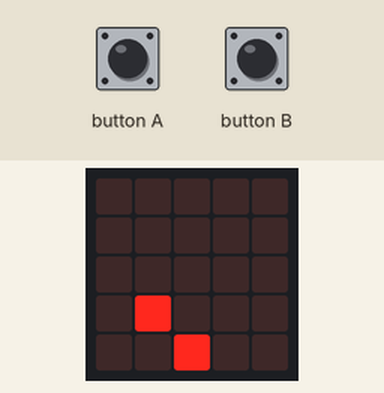
A program run on a simulated BBC micro:bit (MakeCode). On the bench: the board's 5×5 LED display. The test bench sets the inputs (shaded band). Random numbers come from a fixed seed; the 48×5 strip is a reading aid, not a part: it shows the text the display is scrolling, unrolled, one strip-width of it at a time.

Above: at 7.5 s.
7.6 s: button A pressed for 0.15 s
At 8.2 s:
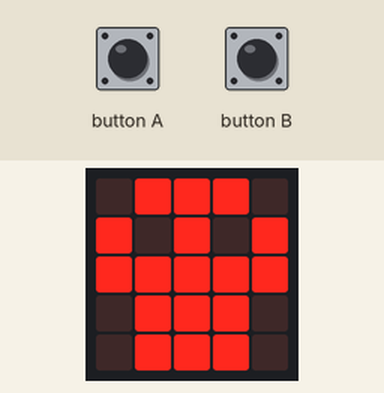
8.3 s: button B pressed for 0.15 s
At 8.67 s:
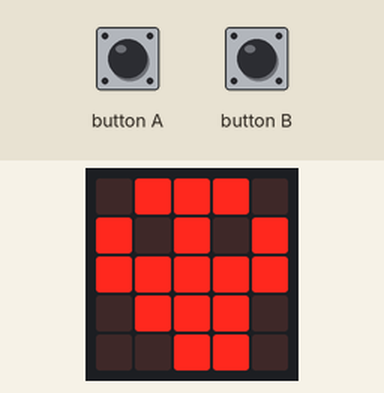
9.0 s: button A pressed for 0.15 s
At 9.37 s:
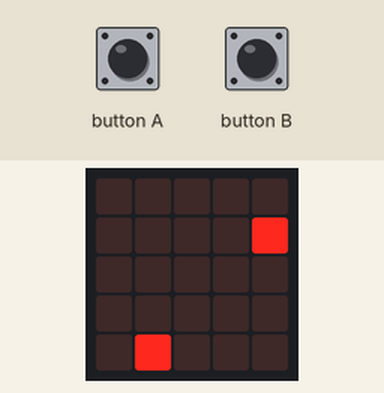
9.7 s: button B pressed for 0.15 s
At 10.27 s:
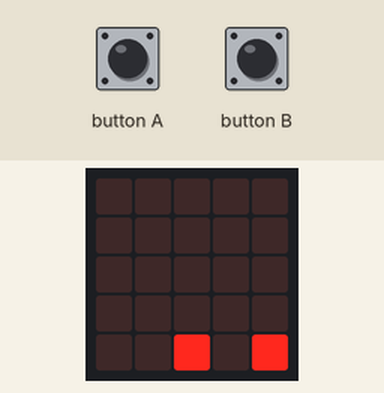
10.4 s: button A pressed for 0.15 s
At 10.89 s:
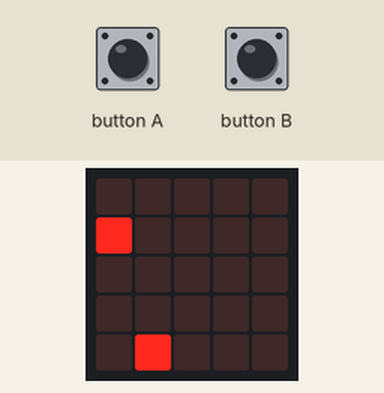
11.1 s: button B pressed for 0.15 s
At 11.49 s:
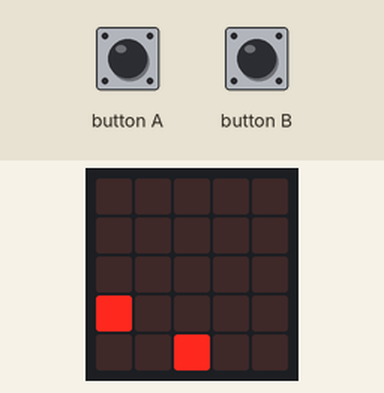

The program:

DodgeTheDot.py
```python
def on_button_pressed_a():
    global playerX
    if playerX > 0:
        led.unplot(playerX, 4)
        playerX += -1
        led.plot(playerX, 4)
input.on_button_pressed(Button.A, on_button_pressed_a)

def spawnDot():
    global dotX, dotY
    dotX = randint(0, 4)
    dotY = 0

def on_button_pressed_b():
    global playerX
    if playerX < 4:
        led.unplot(playerX, 4)
        playerX += 1
        led.plot(playerX, 4)
input.on_button_pressed(Button.B, on_button_pressed_b)

dotY = 0
dotX = 0
playerX = 0
playerX = 2
lives = 3
basic.show_string("Dodge!")
led.plot(playerX, 4)

def on_forever():
    global dotY, lives
    spawnDot()
    for i in range(5):
        led.plot(dotX, dotY)
        basic.pause(300)
        led.unplot(dotX, dotY)
        dotY += 1
    if dotX == playerX:
        lives += -1
        basic.show_icon(IconNames.SKULL)
        basic.pause(500)
        basic.clear_screen()
        led.plot(playerX, 4)
    if lives <= 0:
        basic.show_string("Game Over")
        control.reset()
basic.forever(on_forever)
```

Measured:
- what the display in image 2 shows lasts 0.4 s, from 8.5 s to 8.9 s
